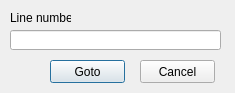
<?xml version="1.0" encoding="UTF-8"?>
<ui version="4.0">
 <class>Form</class>
 <widget class="QWidget" name="Form">
  <property name="geometry">
   <rect>
    <x>0</x>
    <y>0</y>
    <width>235</width>
    <height>93</height>
   </rect>
  </property>
  <property name="windowTitle">
   <string>Form</string>
  </property>
  <widget class="QPushButton" name="pushButton">
   <property name="geometry">
    <rect>
     <x>50</x>
     <y>60</y>
     <width>75</width>
     <height>23</height>
    </rect>
   </property>
   <property name="text">
    <string>Goto</string>
   </property>
   <property name="default">
    <bool>true</bool>
   </property>
  </widget>
  <widget class="QPushButton" name="pushButton_2">
   <property name="geometry">
    <rect>
     <x>140</x>
     <y>60</y>
     <width>75</width>
     <height>23</height>
    </rect>
   </property>
   <property name="text">
    <string>Cancel</string>
   </property>
  </widget>
  <widget class="QLineEdit" name="lineEdit">
   <property name="geometry">
    <rect>
     <x>10</x>
     <y>30</y>
     <width>211</width>
     <height>20</height>
    </rect>
   </property>
  </widget>
  <widget class="QLabel" name="label">
   <property name="geometry">
    <rect>
     <x>10</x>
     <y>10</y>
     <width>61</width>
     <height>16</height>
    </rect>
   </property>
   <property name="text">
    <string>Line number:</string>
   </property>
  </widget>
 </widget>
 <resources/>
 <connections/>
</ui>
